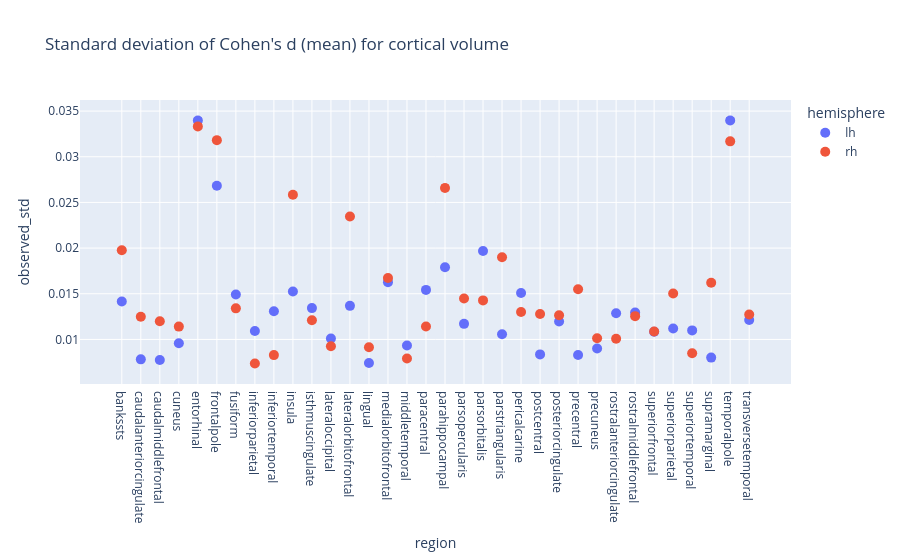

The cell this chart's notebook holds for it:
### Markdown cell above
## Cohen's d coefficient standard deviation estimation

### Code cell
cohend_d_std = (
    cohend_df.groupby(["hemisphere", "region"])["cohen_d_mean"].std().reset_index()
)
cohend_d_std = cohend_d_std[cohend_d_std.region.isin(regions_template)]
cohend_d_std = cohend_d_std.merge(
    cohend_d_CI_df, on=["region", "hemisphere"], how="left"
)


cohend_d_std["error_plus"] = cohend_d_std["observed_std"] - cohend_d_std["ci_lower"]
cohend_d_std["error_minus"] = cohend_d_std["observed_std"] - cohend_d_std["ci_upper"]

display(cohend_d_std)

fig = px.scatter(
    cohend_d_std,
    x="region",
    y="observed_std",
    color="hemisphere",
    error_y="error_plus",
    error_y_minus="error_minus",
    hover_name="region",
    title="Sampled standard deviation of Cohen's d (mean) for cortical volume",
).update_traces(marker=dict(size=10))
filename = figures_dir / "cohen_d_std_cortical_volume.png"
print_figure(fig, filename=filename)

### Figure 1 — Plotly figure (JSON) as saved in the notebook; plotly's stock layout.template omitted (floating-point values rounded to 4 significant figures)
{"data": [{"error_y": {"array": [0.0001832, 7.235e-05, 7.903e-05, 6.54e-05, 0.0002416, 0.0001675, 0.0001372, 6.295e-05, 0.0001341, 0.0001158, 9.807e-05, 8.991e-05, 9.784e-05, 6.958e-05, 0.0001686, 9.056e-05, 0.0001128, 9.544e-05, 8.829e-05, 0.0001087, 8.046e-05, 0.0001006, 6.195e-05, 9.67e-05, 6.38e-05, 5.283e-05, 0.0001359, 9.57e-05, 8.026e-05, 9.23e-05, 0.0001072, 6.837e-05, 0.0002646, 0.0001083], "arrayminus": [-0.0001735, -7.491e-05, -8.148e-05, -7.078e-05, -0.0002418, -0.0001691, -0.0001385, -6.415e-05, -0.0001379, -0.0001187, -9.778e-05, -9e-05, -9.42e-05, -7.022e-05, -0.0001706, -8.908e-05, -0.0001141, -9.978e-05, -8.855e-05, -0.0001083, -7.718e-05, -0.000106, -5.994e-05, -0.0001008, -6.419e-05, -5.512e-05, -0.0001379, -9.697e-05, -8.332e-05, -9.475e-05, -0.0001092, -6.95e-05, -0.0002577, -0.0001078]}, "hovertemplate": "<b>%{hovertext}</b><br><br>hemisphere=lh<br>region=%{x}<br>observed_std=%{y}<extra></extra>", "hovertext": ["bankssts", "caudalanteriorcingulate", "caudalmiddlefrontal", "cuneus", "entorhinal", "frontalpole", "fusiform", "inferiorparietal", "inferiortemporal", "insula", "isthmuscingulate", "lateraloccipital", "lateralorbitofrontal", "lingual", "medialorbitofrontal", "middletemporal", "paracentral", "parahippocampal", "parsopercularis", "parsorbitalis", "parstriangularis", "pericalcarine", "postcentral", "posteriorcingulate", "precentral", "precuneus", "rostralanteriorcingulate", "rostralmiddlefrontal", "superiorfrontal", "superiorparietal", "superiortemporal", "supramarginal", "temporalpole", "transversetemporal"], "legendgroup": "lh", "marker": {"color": "#636efa", "size": 10, "symbol": "circle"}, "mode": "markers", "name": "lh", "orientation": "v", "showlegend": true, "type": "scatter", "x": ["bankssts", "caudalanteriorcingulate", "caudalmiddlefrontal", "cuneus", "entorhinal", "frontalpole", "fusiform", "inferiorparietal", "inferiortemporal", "insula", "isthmuscingulate", "lateraloccipital", "lateralorbitofrontal", "lingual", "medialorbitofrontal", "middletemporal", "paracentral", "parahippocampal", "parsopercularis", "parsorbitalis", "parstriangularis", "pericalcarine", "postcentral", "posteriorcingulate", "precentral", "precuneus", "rostralanteriorcingulate", "rostralmiddlefrontal", "superiorfrontal", "superiorparietal", "superiortemporal", "supramarginal", "temporalpole", "transversetemporal"], "xaxis": "x", "y": [0.01416, 0.007821, 0.007755, 0.00958, 0.03398, 0.02683, 0.01492, 0.01092, 0.01309, 0.01525, 0.01343, 0.0101, 0.01368, 0.007414, 0.01627, 0.009333, 0.01543, 0.0179, 0.01171, 0.01968, 0.01057, 0.01509, 0.008362, 0.01196, 0.008294, 0.009015, 0.01287, 0.01296, 0.01084, 0.01119, 0.01099, 0.008011, 0.03398, 0.01213], "yaxis": "y"}, {"error_y": {"array": [0.0001824, 0.0001291, 6.282e-05, 7.751e-05, 0.0002701, 0.0002541, 0.0001373, 5.886e-05, 6.55e-05, 0.0001984, 7.644e-05, 8.982e-05, 0.0001427, 7.32e-05, 0.0002023, 7.835e-05, 7.339e-05, 0.0002653, 0.0001103, 0.000165, 0.0001325, 7.52e-05, 8.919e-05, 0.0001128, 0.0001011, 9.547e-05, 7.712e-05, 0.0001052, 6.407e-05, 0.0001294, 6.526e-05, 0.0001313, 0.0002071, 9.862e-05], "arrayminus": [-0.0001838, -0.0001337, -6.142e-05, -7.783e-05, -0.0002769, -0.0002609, -0.0001314, -6.053e-05, -6.436e-05, -0.0001958, -7.622e-05, -9.092e-05, -0.0001429, -7.547e-05, -0.0002017, -7.967e-05, -7.224e-05, -0.0002824, -0.0001113, -0.0001742, -0.0001333, -7.601e-05, -8.645e-05, -0.0001177, -9.859e-05, -0.0001004, -7.845e-05, -0.0001083, -6.516e-05, -0.0001343, -6.465e-05, -0.0001325, -0.0002132, -9.995e-05]}, "hovertemplate": "<b>%{hovertext}</b><br><br>hemisphere=rh<br>region=%{x}<br>observed_std=%{y}<extra></extra>", "hovertext": ["bankssts", "caudalanteriorcingulate", "caudalmiddlefrontal", "cuneus", "entorhinal", "frontalpole", "fusiform", "inferiorparietal", "inferiortemporal", "insula", "isthmuscingulate", "lateraloccipital", "lateralorbitofrontal", "lingual", "medialorbitofrontal", "middletemporal", "paracentral", "parahippocampal", "parsopercularis", "parsorbitalis", "parstriangularis", "pericalcarine", "postcentral", "posteriorcingulate", "precentral", "precuneus", "rostralanteriorcingulate", "rostralmiddlefrontal", "superiorfrontal", "superiorparietal", "superiortemporal", "supramarginal", "temporalpole", "transversetemporal"], "legendgroup": "rh", "marker": {"color": "#EF553B", "size": 10, "symbol": "circle"}, "mode": "markers", "name": "rh", "orientation": "v", "showlegend": true, "type": "scatter", "x": ["bankssts", "caudalanteriorcingulate", "caudalmiddlefrontal", "cuneus", "entorhinal", "frontalpole", "fusiform", "inferiorparietal", "inferiortemporal", "insula", "isthmuscingulate", "lateraloccipital", "lateralorbitofrontal", "lingual", "medialorbitofrontal", "middletemporal", "paracentral", "parahippocampal", "parsopercularis", "parsorbitalis", "parstriangularis", "pericalcarine", "postcentral", "posteriorcingulate", "precentral", "precuneus", "rostralanteriorcingulate", "rostralmiddlefrontal", "superiorfrontal", "superiorparietal", "superiortemporal", "supramarginal", "temporalpole", "transversetemporal"], "xaxis": "x", "y": [0.01976, 0.01249, 0.01198, 0.0114, 0.03331, 0.03181, 0.0134, 0.007361, 0.008283, 0.02584, 0.01211, 0.00926, 0.02346, 0.009139, 0.01673, 0.007908, 0.01141, 0.02658, 0.01448, 0.01427, 0.019, 0.013, 0.01278, 0.01264, 0.01549, 0.01014, 0.01007, 0.01255, 0.01087, 0.01502, 0.00849, 0.01621, 0.03169, 0.01273], "yaxis": "y"}], "layout": {"legend": {"title": {"text": "hemisphere"}, "tracegroupgap": 0}, "title": {"text": "Standard deviation of Cohen's d (mean) for cortical volume"}, "xaxis": {"anchor": "y", "domain": [0, 1], "title": {"text": "region"}}, "yaxis": {"anchor": "x", "domain": [0, 1], "title": {"text": "observed_std"}}}}
